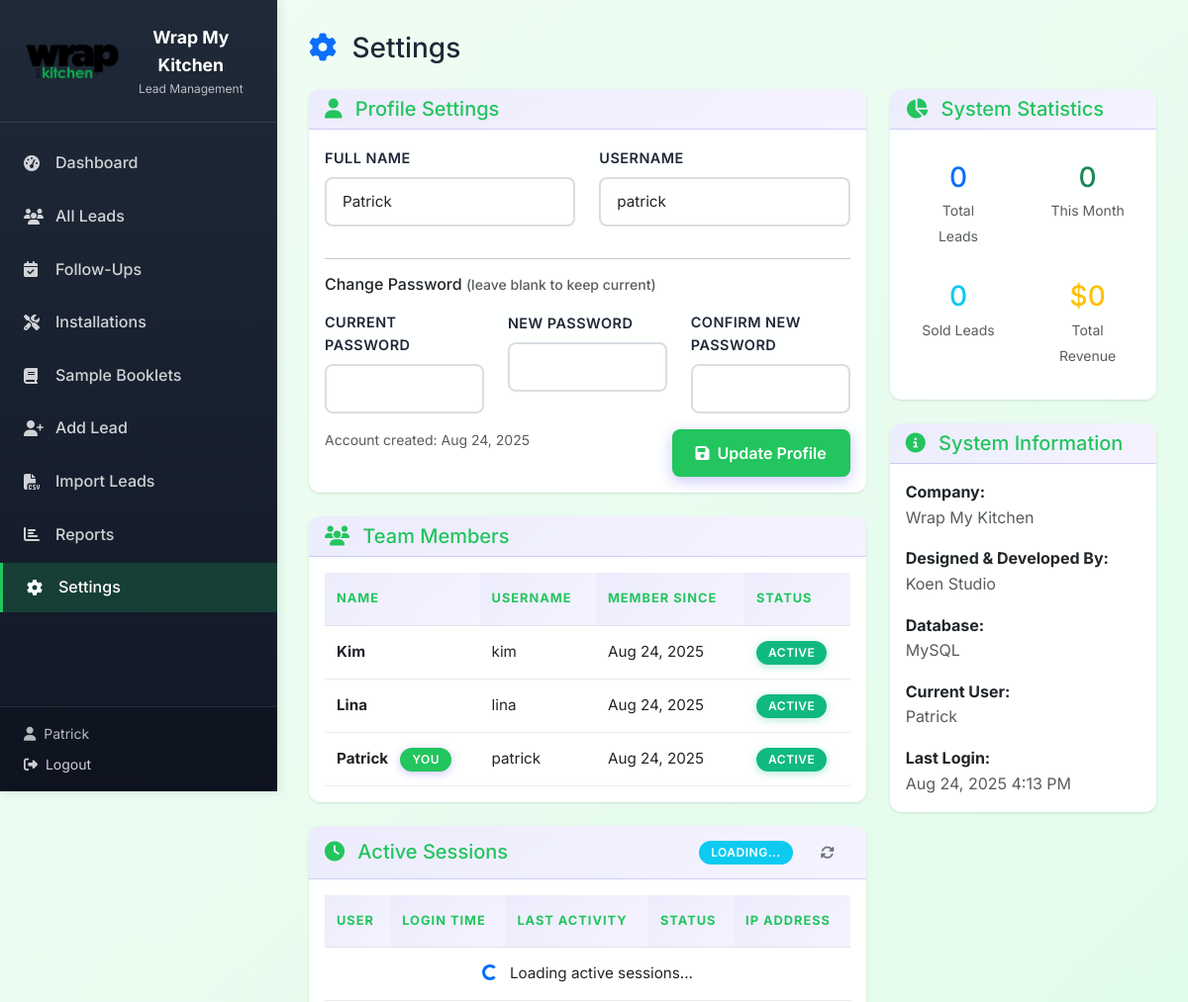
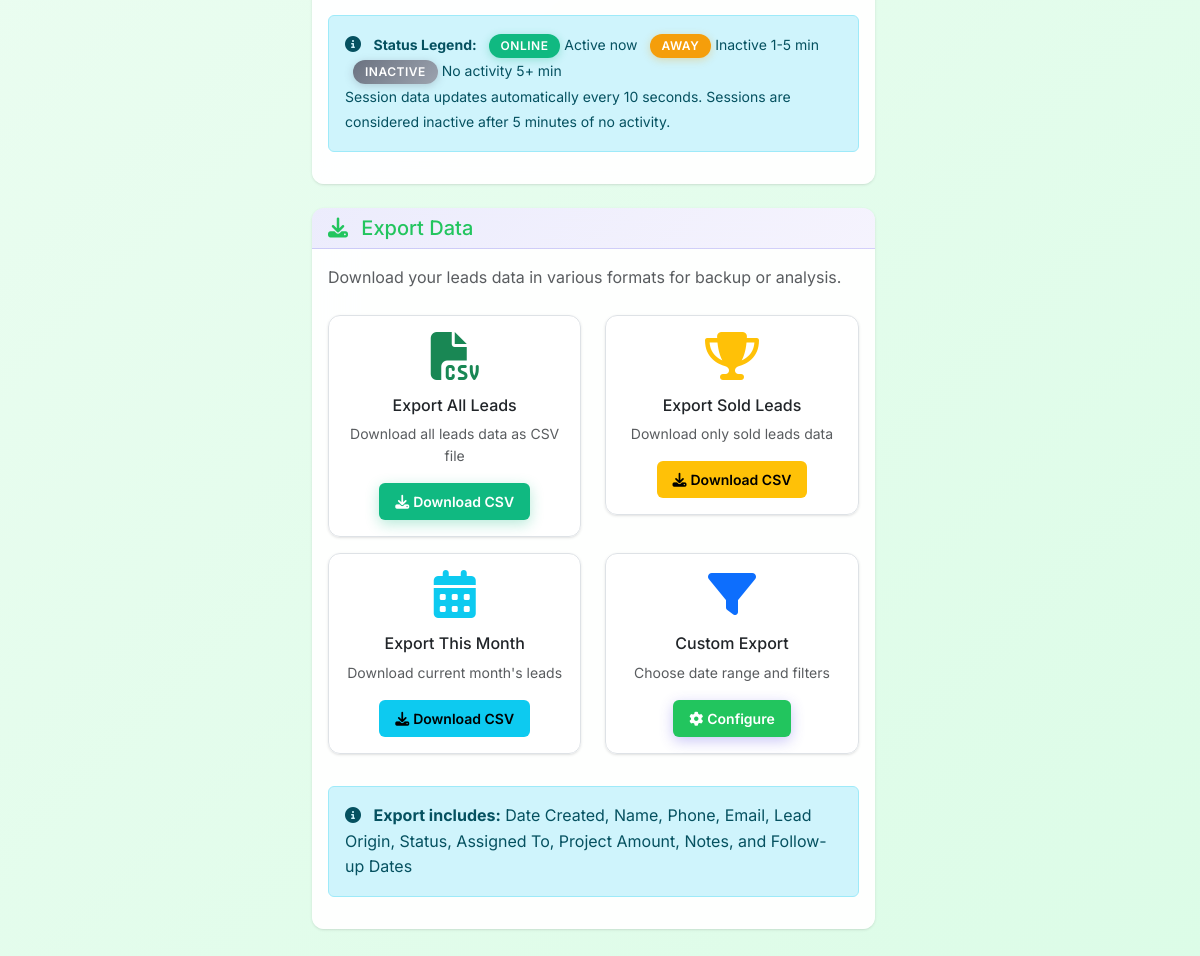
/settings.php (signed in), run on the app's committed database (2 pictures, top to bottom).
### tables this page shows
CREATE TABLE IF NOT EXISTS users (
    id INT AUTO_INCREMENT PRIMARY KEY,
    username VARCHAR(50) UNIQUE NOT NULL,
    password VARCHAR(255) NOT NULL,
    full_name VARCHAR(100) NOT NULL,
    created_at TIMESTAMP DEFAULT CURRENT_TIMESTAMP
);

### settings.php (the view, shortened to what this page needs)
<?php
require_once 'includes/auth.php';
try {
    $stmt = $pdo->prepare("SELECT * FROM users WHERE id = ?");
    $stmt->execute([$_SESSION['user_id']]);
    $current_user = $stmt->fetch();
} catch (PDOException $e) {
    $error_message = "Error fetching user data: " . $e->getMessage();
}
try {
    $stmt = $pdo->query("SELECT id, username, full_name, created_at FROM users ORDER BY full_name");
    $all_users = $stmt->fetchAll();
} catch (PDOException $e) {
    $all_users = [];
}
try {
    $stmt = $pdo->query("SELECT COUNT(*) as total_leads FROM leads");
    $total_leads = $stmt->fetch()['total_leads'];
    $stmt = $pdo->query("SELECT COUNT(*) as month_leads FROM leads WHERE MONTH(created_at) = MONTH(CURRENT_DATE) AND YEAR(created_at) = YEAR(CURRENT_DATE)");
    $month_leads = $stmt->fetch()['month_leads'];
    $stmt = $pdo->query("SELECT COUNT(*) as sold_leads FROM leads WHERE remarks = 'Sold'");
    $sold_leads = $stmt->fetch()['sold_leads'];
    $stmt = $pdo->query("SELECT COALESCE(SUM(project_amount), 0) as total_revenue FROM leads WHERE remarks = 'Sold'");
    $total_revenue = $stmt->fetch()['total_revenue'];
} catch (PDOException $e) {
    $total_leads = $month_leads = $sold_leads = $total_revenue = 0;
}
include 'includes/header.php';
?>
<div class="d-flex justify-content-between align-items-center mb-4">
    <h1 class="h3 mb-0">
        <i class="fas fa-cog text-primary me-2"></i>
        Settings
    </h1>
</div>
<div class="row">
    <div class="col-lg-8">
        <div class="card mb-4">
            <div class="card-header">
                <h5 class="mb-0">
                    <i class="fas fa-user me-2"></i>
                    Profile Settings
                </h5>
            </div>
            <div class="card-body">
                <form method="POST">
                    <div class="row">
                        <div class="col-md-6">
                            <div class="mb-3">
                                <label for="full_name" class="form-label">Full Name</label>
                                <input type="text" class="form-control" id="full_name" name="full_name"
                                       value="<?php echo htmlspecialchars($current_user['full_name']); ?>" required>
                            </div>
                        </div>
                        <div class="col-md-6">
                            <div class="mb-3">
                                <label for="username" class="form-label">Username</label>
                                <input type="text" class="form-control" id="username" name="username"
                                       value="<?php echo htmlspecialchars($current_user['username']); ?>" required>
                            </div>
                        </div>
                    </div>
                    <hr>
                    <h6 class="mb-3">Change Password <small class="text-muted">(leave blank to keep current)</small></h6>
                    <div class="row">
                        <div class="col-md-4">
                            <div class="mb-3">
                                <label for="current_password" class="form-label">Current Password</label>
                                <input type="password" class="form-control" id="current_password" name="current_password">
                            </div>
                        </div>
                        <div class="col-md-4">
                            <div class="mb-3">
                                <label for="new_password" class="form-label">New Password</label>
                                <input type="password" class="form-control" id="new_password" name="new_password">
                            </div>
                        </div>
                        <div class="col-md-4">
                            <div class="mb-3">
                                <label for="confirm_password" class="form-label">Confirm New Password</label>
                                <input type="password" class="form-control" id="confirm_password" name="confirm_password">
                            </div>
                        </div>
                    </div>
                    <div class="d-flex justify-content-between">
                        <small class="text-muted">Account created: <?php echo date('M j, Y', strtotime($current_user['created_at'])); ?></small>
                        <button type="submit" name="update_profile" class="btn btn-primary">
                            <i class="fas fa-save me-2"></i>Update Profile
                        </button>
                    </div>
                </form>
            </div>
        </div>
        <div class="card mb-4">
            <div class="card-header">
                <h5 class="mb-0">
                    <i class="fas fa-users me-2"></i>
                    Team Members
                </h5>
            </div>
            <div class="card-body">
                <div class="table-responsive">
                    <table class="table table-hover">
                        <thead>
                            <tr>
                                <th>Name</th>
                                <th>Username</th>
                                <th>Member Since</th>
                                <th>Status</th>
                            </tr>
                        </thead>
                        <tbody>
                            <?php foreach ($all_users as $user): ?>
                            <tr>
                                <td>
                                    <strong><?php echo htmlspecialchars($user['full_name']); ?></strong>
                                    <?php if ($user['id'] == $_SESSION['user_id']): ?>
                                        <span class="badge bg-primary ms-2">You</span>
                                    <?php endif; ?>
                                </td>
                                <td><?php echo htmlspecialchars($user['username']); ?></td>
                                <td><?php echo date('M j, Y', strtotime($user['created_at'])); ?></td>
                                <td>
                                    <span class="badge bg-success">Active</span>
                                </td>
                            </tr>
                            <?php endforeach; ?>
                        </tbody>
                    </table>
                </div>
            </div>
        </div>
        <div class="card mb-4">
            <div class="card-header">
                <div class="d-flex justify-content-between align-items-center">
                    <h5 class="mb-0">
                        <i class="fas fa-clock me-2"></i>
                        Active Sessions
                    </h5>
                    <div>
                        <span id="sessionCount" class="badge bg-info">Loading...</span>
                        <button class="btn btn-sm btn-outline-secondary ms-2" onclick="refreshSessions()">
                            <i class="fas fa-sync-alt"></i>
                        </button>
                    </div>
                </div>
            </div>
            <div class="card-body">
                <div class="table-responsive">
                    <table class="table table-hover" id="activeSessionsTable">
                        <thead>
                            <tr>
                                <th>User</th>
                                <th>Login Time</th>
                                <th>Last Activity</th>
                                <th>Status</th>
                                <th>IP Address</th>
                            </tr>
                        </thead>
                        <tbody>
                            <tr>
                                <td colspan="5" class="text-center">
                                    <div class="spinner-border spinner-border-sm text-primary me-2" role="status"></div>
                                    Loading active sessions...
                                </td>
                            </tr>
                        </tbody>
                    </table>
                </div>
                <div class="alert alert-info mt-3">
                    <i class="fas fa-info-circle me-2"></i>
                    <small>
                        <strong>Status Legend:</strong>
                        <span class="badge bg-success ms-2">Online</span> Active now
                        <span class="badge bg-warning ms-2">Away</span> Inactive 1-5 min
                        <span class="badge bg-secondary ms-2">Inactive</span> No activity 5+ min
                        <br>
                        Session data updates automatically every 10 seconds. Sessions are considered inactive after 5 minutes of no activity.
                    </small>
                </div>
            </div>
        </div>
        <div class="card">
            <div class="card-header">
                <h5 class="mb-0">
                    <i class="fas fa-download me-2"></i>
                    Export Data
                </h5>
            </div>
            <div class="card-body">
                <p class="text-muted mb-4">Download your leads data in various formats for backup or analysis.</p>
                <div class="row">
                    <div class="col-md-6 mb-3">
                        <div class="card border">
                            <div class="card-body text-center">
                                <i class="fas fa-file-csv fa-3x text-success mb-3"></i>
                                <h6>Export All Leads</h6>
                                <p class="text-muted small">Download all leads data as CSV file</p>
                                <button class="btn btn-success btn-sm" onclick="exportLeads('all')">
                                    <i class="fas fa-download me-1"></i>Download CSV
                                </button>
                            </div>
                        </div>
                    </div>
                    <div class="col-md-6 mb-3">
                        <div class="card border">
                            <div class="card-body text-center">
                                <i class="fas fa-trophy fa-3x text-warning mb-3"></i>
                                <h6>Export Sold Leads</h6>
                                <p class="text-muted small">Download only sold leads data</p>
                                <button class="btn btn-warning btn-sm" onclick="exportLeads('sold')">
                                    <i class="fas fa-download me-1"></i>Download CSV
                                </button>
                            </div>
                        </div>
                    </div>
                    <div class="col-md-6 mb-3">
                        <div class="card border">
                            <div class="card-body text-center">
                                <i class="fas fa-calendar-alt fa-3x text-info mb-3"></i>
                                <h6>Export This Month</h6>
                                <p class="text-muted small">Download current month's leads</p>
                                <button class="btn btn-info btn-sm" onclick="exportLeads('month')">
                                    <i class="fas fa-download me-1"></i>Download CSV
                                </button>
                            </div>
                        </div>
                    </div>
                    <div class="col-md-6 mb-3">
                        <div class="card border">
                            <div class="card-body text-center">
                                <i class="fas fa-filter fa-3x text-primary mb-3"></i>
                                <h6>Custom Export</h6>
                                <p class="text-muted small">Choose date range and filters</p>
                                <button class="btn btn-primary btn-sm" data-bs-toggle="modal" data-bs-target="#customExportModal">
                                    <i class="fas fa-cog me-1"></i>Configure
                                </button>
                            </div>
                        </div>
                    </div>
                </div>
                <div class="alert alert-info mt-3">
                    <i class="fas fa-info-circle me-2"></i>
                    <strong>Export includes:</strong> Date Created, Name, Phone, Email, Lead Origin, Status, Assigned To, Project Amount, Notes, and Follow-up Dates
                </div>
            </div>
        </div>
    </div>
    <div class="col-lg-4">
        <div class="card mb-4">
            <div class="card-header">
                <h5 class="mb-0">
                    <i class="fas fa-chart-pie me-2"></i>
                    System Statistics
                </h5>
            </div>
            <div class="card-body">
                <div class="row text-center">
                    <div class="col-6">
                        <div class="p-3">
                            <h3 class="text-primary mb-1"><?php echo number_format($total_leads); ?></h3>
                            <small class="text-muted">Total Leads</small>
                        </div>
                    </div>
                    <div class="col-6">
                        <div class="p-3">
                            <h3 class="text-success mb-1"><?php echo number_format($month_leads); ?></h3>
                            <small class="text-muted">This Month</small>
                        </div>
                    </div>
                    <div class="col-6">
                        <div class="p-3">
                            <h3 class="text-info mb-1"><?php echo number_format($sold_leads); ?></h3>
                            <small class="text-muted">Sold Leads</small>
                        </div>
                    </div>
                    <div class="col-6">
                        <div class="p-3">
                            <h3 class="text-warning mb-1">$<?php echo number_format($total_revenue, 0); ?></h3>
                            <small class="text-muted">Total Revenue</small>
                        </div>
                    </div>
                </div>
            </div>
        </div>
        <div class="card">
            <div class="card-header">
                <h5 class="mb-0">
                    <i class="fas fa-info-circle me-2"></i>
                    System Information
                </h5>
            </div>
            <div class="card-body">
                <div class="mb-3">
                    <strong>Company:</strong><br>
                    <span class="text-muted">Wrap My Kitchen</span>
                </div>
                <div class="mb-3">
                    <strong>Designed & Developed By:</strong><br>
                    <span class="text-muted">Koen Studio</span>
                </div>
                <div class="mb-3">
                    <strong>Database:</strong><br>
                    <span class="text-muted">MySQL</span>
                </div>
                <div class="mb-3">
                    <strong>Current User:</strong><br>
                    <span class="text-muted"><?php echo htmlspecialchars($_SESSION['full_name']); ?></span>
                </div>
                <div class="mb-0">
                    <strong>Last Login:</strong><br>
                    <span class="text-muted"><?php echo date('M j, Y g:i A'); ?></span>
                </div>
            </div>
        </div>
    </div>
</div>
<?php include 'includes/footer.php'; ?>

### data on the page
users: full_name "Patrick", username "patrick", created_at "Aug 24, 2025", shows "YOU"
users: full_name "Kim", username "kim", created_at "Aug 24, 2025"
users: full_name "Lina", username "lina", created_at "Aug 24, 2025"

### other printed values
$_SESSION['full_name'] "Patrick"
$total_leads "0"
$month_leads "0"
$sold_leads "0"
$total_revenue "0"
